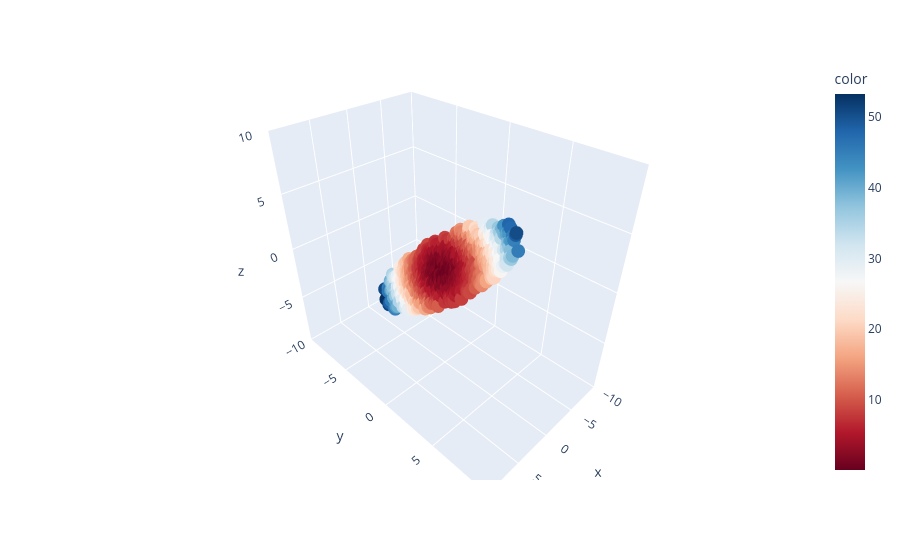

Write notebook code for a chart like this one.
### Markdown cell above
In the cell below, we visualize your rank 2 surfboard approximation.

### Code cell
fig = px.scatter_3d(
    colorize_surfboard_data(surfboard_rank2_approximation_centered),
    x="x",
    y="y",
    z="z",
    range_x=[-10, 10],
    range_y=[-10, 10],
    range_z=[-10, 10],
    color="color",
    color_continuous_scale="RdBu",
)
fig.show();

### Figure 1 — Plotly figure (JSON) as saved in the notebook; plotly's stock layout.template omitted (floating-point values rounded to 4 significant figures; data arrays with more than 128 entries replaced by an {"elided": "..."} marker saying what was removed)
{"data": [{"hovertemplate": "x=%{x}<br>y=%{y}<br>z=%{z}<br>color=%{marker.color}<extra></extra>", "legendgroup": "", "marker": {"color": {"elided": "1000 float values"}, "coloraxis": "coloraxis", "symbol": "circle"}, "mode": "markers", "name": "", "scene": "scene", "showlegend": false, "type": "scatter3d", "x": {"elided": "1000 float values"}, "y": {"elided": "1000 float values"}, "z": {"elided": "1000 float values"}}], "layout": {"coloraxis": {"colorbar": {"title": {"text": "color"}}, "colorscale": [[0.0, "rgb(103,0,31)"], [0.1, "rgb(178,24,43)"], [0.2, "rgb(214,96,77)"], [0.3, "rgb(244,165,130)"], [0.4, "rgb(253,219,199)"], [0.5, "rgb(247,247,247)"], [0.6, "rgb(209,229,240)"], [0.7, "rgb(146,197,222)"], [0.8, "rgb(67,147,195)"], [0.9, "rgb(33,102,172)"], [1.0, "rgb(5,48,97)"]]}, "legend": {"tracegroupgap": 0}, "margin": {"t": 60}, "scene": {"domain": {"x": [0.0, 1.0], "y": [0.0, 1.0]}, "xaxis": {"range": [-10, 10], "title": {"text": "x"}}, "yaxis": {"range": [-10, 10], "title": {"text": "y"}}, "zaxis": {"range": [-10, 10], "title": {"text": "z"}}}}}
